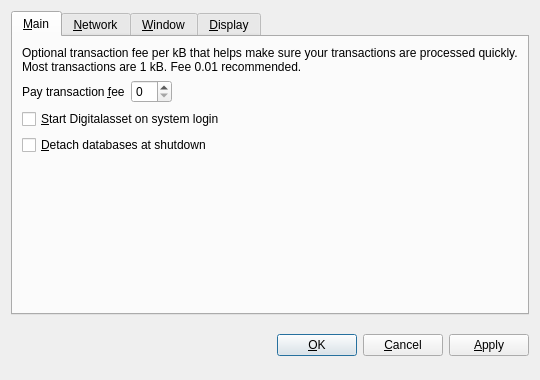
<?xml version="1.0" encoding="UTF-8"?>
<ui version="4.0">
 <class>OptionsDialog</class>
 <widget class="QDialog" name="OptionsDialog">
  <property name="geometry">
   <rect>
    <x>0</x>
    <y>0</y>
    <width>540</width>
    <height>380</height>
   </rect>
  </property>
  <property name="windowTitle">
   <string>Options</string>
  </property>
  <property name="modal">
   <bool>true</bool>
  </property>
  <layout class="QVBoxLayout" name="verticalLayout">
   <item>
    <widget class="QTabWidget" name="tabWidget">
     <property name="tabPosition">
      <enum>QTabWidget::North</enum>
     </property>
     <property name="currentIndex">
      <number>0</number>
     </property>
     <widget class="QWidget" name="tabMain">
      <attribute name="title">
       <string>&amp;Main</string>
      </attribute>
      <layout class="QVBoxLayout" name="verticalLayout_Main">
       <item>
        <widget class="QLabel" name="transactionFeeInfoLabel">
         <property name="text">
          <string>Optional transaction fee per kB that helps make sure your transactions are processed quickly. Most transactions are 1 kB. Fee 0.01 recommended.</string>
         </property>
         <property name="textFormat">
          <enum>Qt::PlainText</enum>
         </property>
         <property name="wordWrap">
          <bool>true</bool>
         </property>
        </widget>
       </item>
       <item>
        <layout class="QHBoxLayout" name="horizontalLayout_Main">
         <item>
          <widget class="QLabel" name="transactionFeeLabel">
           <property name="text">
            <string>Pay transaction &amp;fee</string>
           </property>
           <property name="textFormat">
            <enum>Qt::PlainText</enum>
           </property>
           <property name="buddy">
            <cstring>transactionFee</cstring>
           </property>
          </widget>
         </item>
         <item>
          <widget class="BitcoinAmountField" name="transactionFee"/>
         </item>
         <item>
          <spacer name="horizontalSpacer_Main">
           <property name="orientation">
            <enum>Qt::Horizontal</enum>
           </property>
           <property name="sizeHint" stdset="0">
            <size>
             <width>40</width>
             <height>20</height>
            </size>
           </property>
          </spacer>
         </item>
        </layout>
       </item>
       <item>
        <widget class="QCheckBox" name="bitcoinAtStartup">
         <property name="toolTip">
          <string>Automatically start Digitalasset after logging in to the system.</string>
         </property>
         <property name="text">
          <string>&amp;Start Digitalasset on system login</string>
         </property>
        </widget>
       </item>
       <item>
        <widget class="QCheckBox" name="detachDatabases">
         <property name="toolTip">
          <string>Detach block and address databases at shutdown. This means they can be moved to another data directory, but it slows down shutdown. The wallet is always detached.</string>
         </property>
         <property name="text">
          <string>&amp;Detach databases at shutdown</string>
         </property>
        </widget>
       </item>
       <item>
        <spacer name="verticalSpacer_Main">
         <property name="orientation">
          <enum>Qt::Vertical</enum>
         </property>
         <property name="sizeHint" stdset="0">
          <size>
           <width>20</width>
           <height>40</height>
          </size>
         </property>
        </spacer>
       </item>
      </layout>
     </widget>
     <widget class="QWidget" name="tabNetwork">
      <attribute name="title">
       <string>&amp;Network</string>
      </attribute>
      <layout class="QVBoxLayout" name="verticalLayout_Network">
       <item>
        <widget class="QCheckBox" name="mapPortUpnp">
         <property name="toolTip">
          <string>Automatically open the Digitalasset client port on the router. This only works when your router supports UPnP and it is enabled.</string>
         </property>
         <property name="text">
          <string>Map port using &amp;UPnP</string>
         </property>
        </widget>
       </item>
       <item>
        <widget class="QCheckBox" name="connectSocks">
         <property name="toolTip">
          <string>Connect to the Digitalasset network through a SOCKS proxy (e.g. when connecting through Tor).</string>
         </property>
         <property name="text">
          <string>&amp;Connect through SOCKS proxy:</string>
         </property>
        </widget>
       </item>
       <item>
        <layout class="QHBoxLayout" name="horizontalLayout_Network">
         <item>
          <widget class="QLabel" name="proxyIpLabel">
           <property name="text">
            <string>Proxy &amp;IP:</string>
           </property>
           <property name="textFormat">
            <enum>Qt::PlainText</enum>
           </property>
           <property name="buddy">
            <cstring>proxyIp</cstring>
           </property>
          </widget>
         </item>
         <item>
          <widget class="QValidatedLineEdit" name="proxyIp">
           <property name="maximumSize">
            <size>
             <width>140</width>
             <height>16777215</height>
            </size>
           </property>
           <property name="toolTip">
            <string>IP address of the proxy (e.g. 127.0.0.1)</string>
           </property>
          </widget>
         </item>
         <item>
          <widget class="QLabel" name="proxyPortLabel">
           <property name="text">
            <string>&amp;Port:</string>
           </property>
           <property name="textFormat">
            <enum>Qt::PlainText</enum>
           </property>
           <property name="buddy">
            <cstring>proxyPort</cstring>
           </property>
          </widget>
         </item>
         <item>
          <widget class="QLineEdit" name="proxyPort">
           <property name="maximumSize">
            <size>
             <width>55</width>
             <height>16777215</height>
            </size>
           </property>
           <property name="toolTip">
            <string>Port of the proxy (e.g. 9050)</string>
           </property>
          </widget>
         </item>
         <item>
          <widget class="QLabel" name="socksVersionLabel">
           <property name="text">
            <string>SOCKS &amp;Version:</string>
           </property>
           <property name="textFormat">
            <enum>Qt::PlainText</enum>
           </property>
           <property name="buddy">
            <cstring>socksVersion</cstring>
           </property>
          </widget>
         </item>
         <item>
          <widget class="QValueComboBox" name="socksVersion">
           <property name="toolTip">
            <string>SOCKS version of the proxy (e.g. 5)</string>
           </property>
          </widget>
         </item>
         <item>
          <spacer name="horizontalSpacer_Network">
           <property name="orientation">
            <enum>Qt::Horizontal</enum>
           </property>
           <property name="sizeHint" stdset="0">
            <size>
             <width>40</width>
             <height>20</height>
            </size>
           </property>
          </spacer>
         </item>
        </layout>
       </item>
       <item>
        <spacer name="verticalSpacer_Network">
         <property name="orientation">
          <enum>Qt::Vertical</enum>
         </property>
         <property name="sizeHint" stdset="0">
          <size>
           <width>20</width>
           <height>40</height>
          </size>
         </property>
        </spacer>
       </item>
      </layout>
     </widget>
     <widget class="QWidget" name="tabWindow">
      <attribute name="title">
       <string>&amp;Window</string>
      </attribute>
      <layout class="QVBoxLayout" name="verticalLayout_Window">
       <item>
        <widget class="QCheckBox" name="minimizeToTray">
         <property name="toolTip">
          <string>Show only a tray icon after minimizing the window.</string>
         </property>
         <property name="text">
          <string>&amp;Minimize to the tray instead of the taskbar</string>
         </property>
        </widget>
       </item>
       <item>
        <widget class="QCheckBox" name="minimizeOnClose">
         <property name="toolTip">
          <string>Minimize instead of exit the application when the window is closed. When this option is enabled, the application will be closed only after selecting Quit in the menu.</string>
         </property>
         <property name="text">
          <string>M&amp;inimize on close</string>
         </property>
        </widget>
       </item>
       <item>
        <spacer name="verticalSpacer_Window">
         <property name="orientation">
          <enum>Qt::Vertical</enum>
         </property>
         <property name="sizeHint" stdset="0">
          <size>
           <width>20</width>
           <height>40</height>
          </size>
         </property>
        </spacer>
       </item>
      </layout>
     </widget>
     <widget class="QWidget" name="tabDisplay">
      <attribute name="title">
       <string>&amp;Display</string>
      </attribute>
      <layout class="QVBoxLayout" name="verticalLayout_Display">
       <item>
        <layout class="QHBoxLayout" name="horizontalLayout_1_Display">
         <item>
          <widget class="QLabel" name="langLabel">
           <property name="text">
            <string>User Interface &amp;language:</string>
           </property>
           <property name="textFormat">
            <enum>Qt::PlainText</enum>
           </property>
           <property name="buddy">
            <cstring>lang</cstring>
           </property>
          </widget>
         </item>
         <item>
          <widget class="QValueComboBox" name="lang">
           <property name="toolTip">
            <string>The user interface language can be set here. This setting will take effect after restarting Digitalasset.</string>
           </property>
          </widget>
         </item>
        </layout>
       </item>
       <item>
        <layout class="QHBoxLayout" name="horizontalLayout_2_Display">
         <item>
          <widget class="QLabel" name="unitLabel">
           <property name="text">
            <string>&amp;Unit to show amounts in:</string>
           </property>
           <property name="textFormat">
            <enum>Qt::PlainText</enum>
           </property>
           <property name="buddy">
            <cstring>unit</cstring>
           </property>
          </widget>
         </item>
         <item>
          <widget class="QValueComboBox" name="unit">
           <property name="toolTip">
            <string>Choose the default subdivision unit to show in the interface and when sending coins.</string>
           </property>
          </widget>
         </item>
        </layout>
       </item>
       <item>
        <widget class="QCheckBox" name="displayAddresses">
         <property name="toolTip">
          <string>Whether to show Digitalasset addresses in the transaction list.</string>
         </property>
         <property name="text">
          <string>&amp;Display addresses in transaction list</string>
         </property>
        </widget>
       </item>
       <item>
        <widget class="QCheckBox" name="coinControlFeatures">
         <property name="toolTip">
          <string>Whether to show coin control features or not.</string>
         </property>
         <property name="text">
          <string>Display coin &amp;control features (experts only!)</string>
         </property>
        </widget>
       </item>
       <item>
        <spacer name="verticalSpacer_Display">
         <property name="orientation">
          <enum>Qt::Vertical</enum>
         </property>
         <property name="sizeHint" stdset="0">
          <size>
           <width>20</width>
           <height>40</height>
          </size>
         </property>
        </spacer>
       </item>
      </layout>
     </widget>
    </widget>
   </item>
   <item>
    <layout class="QHBoxLayout" name="horizontalLayout_Buttons">
     <item>
      <spacer name="horizontalSpacer_1">
       <property name="orientation">
        <enum>Qt::Horizontal</enum>
       </property>
       <property name="sizeHint" stdset="0">
        <size>
         <width>40</width>
         <height>48</height>
        </size>
       </property>
      </spacer>
     </item>
     <item>
      <widget class="QLabel" name="statusLabel">
       <property name="font">
        <font>
         <weight>75</weight>
         <bold>true</bold>
        </font>
       </property>
       <property name="text">
        <string/>
       </property>
       <property name="textFormat">
        <enum>Qt::PlainText</enum>
       </property>
       <property name="wordWrap">
        <bool>true</bool>
       </property>
      </widget>
     </item>
     <item>
      <spacer name="horizontalSpacer_2">
       <property name="orientation">
        <enum>Qt::Horizontal</enum>
       </property>
       <property name="sizeHint" stdset="0">
        <size>
         <width>40</width>
         <height>48</height>
        </size>
       </property>
      </spacer>
     </item>
     <item>
      <widget class="QPushButton" name="okButton">
       <property name="text">
        <string>&amp;OK</string>
       </property>
      </widget>
     </item>
     <item>
      <widget class="QPushButton" name="cancelButton">
       <property name="text">
        <string>&amp;Cancel</string>
       </property>
       <property name="autoDefault">
        <bool>false</bool>
       </property>
      </widget>
     </item>
     <item>
      <widget class="QPushButton" name="applyButton">
       <property name="text">
        <string>&amp;Apply</string>
       </property>
       <property name="autoDefault">
        <bool>false</bool>
       </property>
      </widget>
     </item>
    </layout>
   </item>
  </layout>
 </widget>
 <customwidgets>
  <customwidget>
   <class>BitcoinAmountField</class>
   <extends>QSpinBox</extends>
   <header>bitcoinamountfield.h</header>
  </customwidget>
  <customwidget>
   <class>QValueComboBox</class>
   <extends>QComboBox</extends>
   <header>qvaluecombobox.h</header>
  </customwidget>
  <customwidget>
   <class>QValidatedLineEdit</class>
   <extends>QLineEdit</extends>
   <header>qvalidatedlineedit.h</header>
  </customwidget>
 </customwidgets>
 <resources/>
 <connections/>
</ui>
